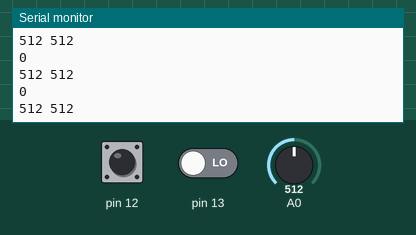
This sketch was run on a simulated Arduino Uno, built with avr-gcc and run on an emulated ATmega328P. On the bench: the last lines printed to the serial monitor. Inputs (shaded band) come from the test bench; at power-on: pin 12 LOW, pin 13 LOW, A0 = 512.

Above: at 1.2 s.
1.3 s: pin 12 driven HIGH
At 2.0 s:
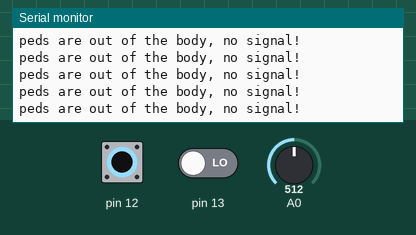
3.2 s: pin 12 driven LOW
At 4.0 s:
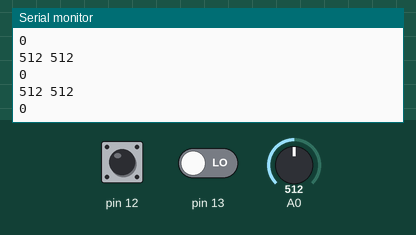
4.7 s: pin 13 driven HIGH
At 5.8 s:
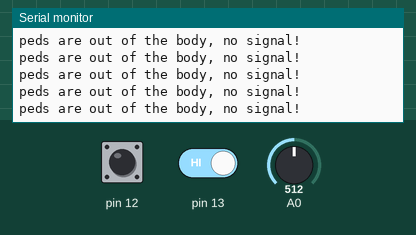
7.7 s: pin 13 driven LOW
At 8.6 s:
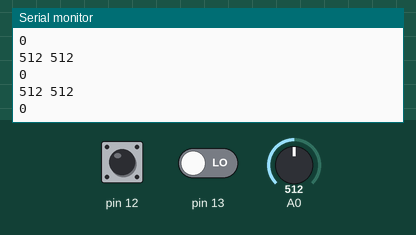
9.2 s: pin 12 driven HIGH
At 10.2 s:
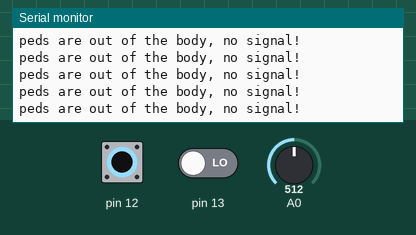
12.2 s: pin 12 pulsed LOW 2 times (0.12 s each, 0.3 s apart)
Timing chart, 0 to 15.2 s (numbered marks = the images above; inputs shaded):
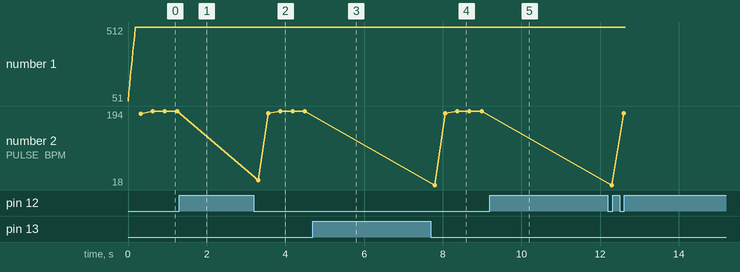

Measured:
- after the input at 1.3 s, the serial monitor: prints a new line at once (image 1)
- after the input at 3.2 s, the serial monitor: prints a new line after 0.10 s (image 2)
- after the input at 7.7 s, the serial monitor: prints a new line after 0.09 s (image 4)
- plotted number 2: 194 → 189 after the input at 12.2 s

The sketch:

02_ECG_BPM_Calculator.ino
```cpp
  const int pencereboyutu= 10;
  int datas[pencereboyutu];
  int index=0;
  long toplam=0;
//we write our variables for global if u write in setup, loop wont be able to see ur variables
  unsigned long sonateszamani=0;

void setup() {
  // put your setup code here, to run once:

  pinMode(13,INPUT);
  pinMode(12,INPUT);
  Serial.begin(9600);

}
void loop() {
  // put your main code here, to run repeatedly:

  //security control
  if(digitalRead(13)==HIGH || digitalRead(12)==HIGH){
    Serial.println("peds are out of the body, no signal!");
    delay(10);
    return; //return cuts the all loop dont continue after this dont go down
}
  int rawsignal=analogRead(A0);

  toplam=toplam-datas[index];
  //get out the oldest data from the summation
  datas[index]= rawsignal;
  //read new data write it instead of oldest data
  toplam=toplam+datas[index];
  //add new data to summation
  index=index+1;

  if(index>= pencereboyutu){
    index=0;
  }
  //for making index <10

  int ortalama=toplam/pencereboyutu;

  Serial.print(rawsignal);
  Serial.print(" ");
  Serial.println(ortalama);
  //to continue from next row use ln

  delay(10);

  int esikDegeri = 340;


  if(ortalama>esikDegeri){

    if(millis()- sonateszamani> 300){
      unsigned long suankizaman=millis();
      unsigned long gecensure=suankizaman - sonateszamani;

      int bpm= 60000/gecensure;
      //for heart pulse calculation

      Serial.print("--PULSE (BPM):");
      Serial.println(bpm);

      sonateszamani=suankizaman;
      //update the chronometer
    }else{
      Serial.println(0); //if no pulse plotter goes zero
    }
    }else{
      Serial.println(0); //if signal couldnt pass the threshold keep it in zero
    }

  delay(10);
}
```
